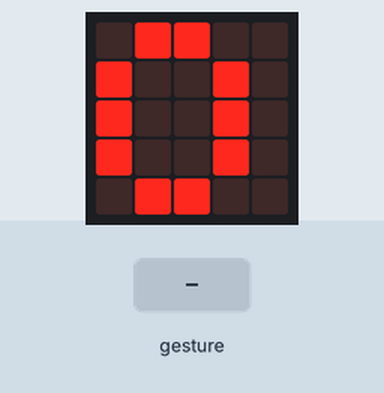
Simulated run of this program. Board: BBC micro:bit (MakeCode). Shown: the board's 5×5 LED display. Inputs (shaded band) come from the test bench. Random numbers come from a fixed seed; a tilt is held for 1.5 s and a shake lasts 1 s, then the board lies face up again.

Above: at 1.2 s.
1.3 s: gesture 'shake'
At 1.74 s:
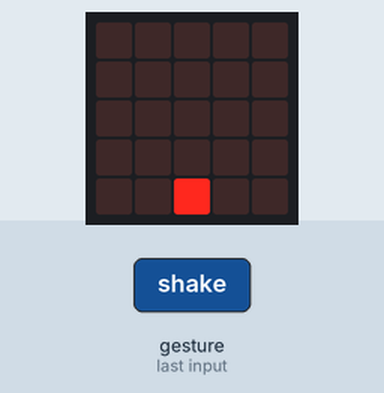
At 2.14 s:
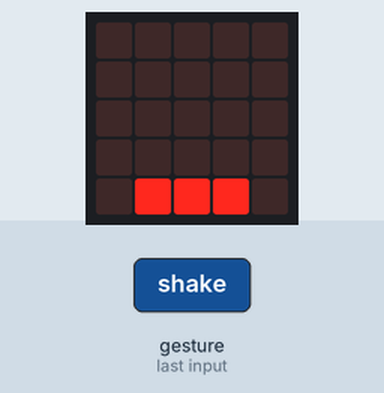
Timing chart, 0 to 4.3 s (numbered marks = the images above; inputs shaded):
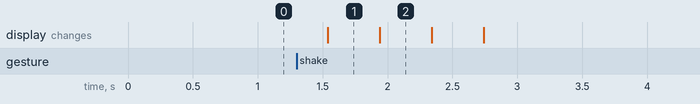

Measured:
- after the input at 1.3 s, the display: changes after 0.24 s (image 1)
- what the display in image 1 shows lasts 0.4 s, from 1.5 s to 1.9 s

The program:

main.ts
```typescript
let VD = 0
basic.forever(function () {
    if (input.isGesture(Gesture.Shake)) {
        VD = randint(1, 6)
        basic.showLeds(`
            . . . . .
            . . . . .
            . . . . .
            . . . . .
            . . # . .
            `)
        basic.showLeds(`
            . . . . .
            . . . . .
            . . . . .
            . . . . .
            . # # # .
            `)
        basic.showLeds(`
            . . . . .
            . . . . .
            . . . . .
            . . . . .
            # # # # #
            `)
    }
    basic.showNumber(VD)
})
```

test.ts
```typescript
// aquí va el archivo "tests"; esto no se compilará cuando este paquete se utilice como una extensión.
```
